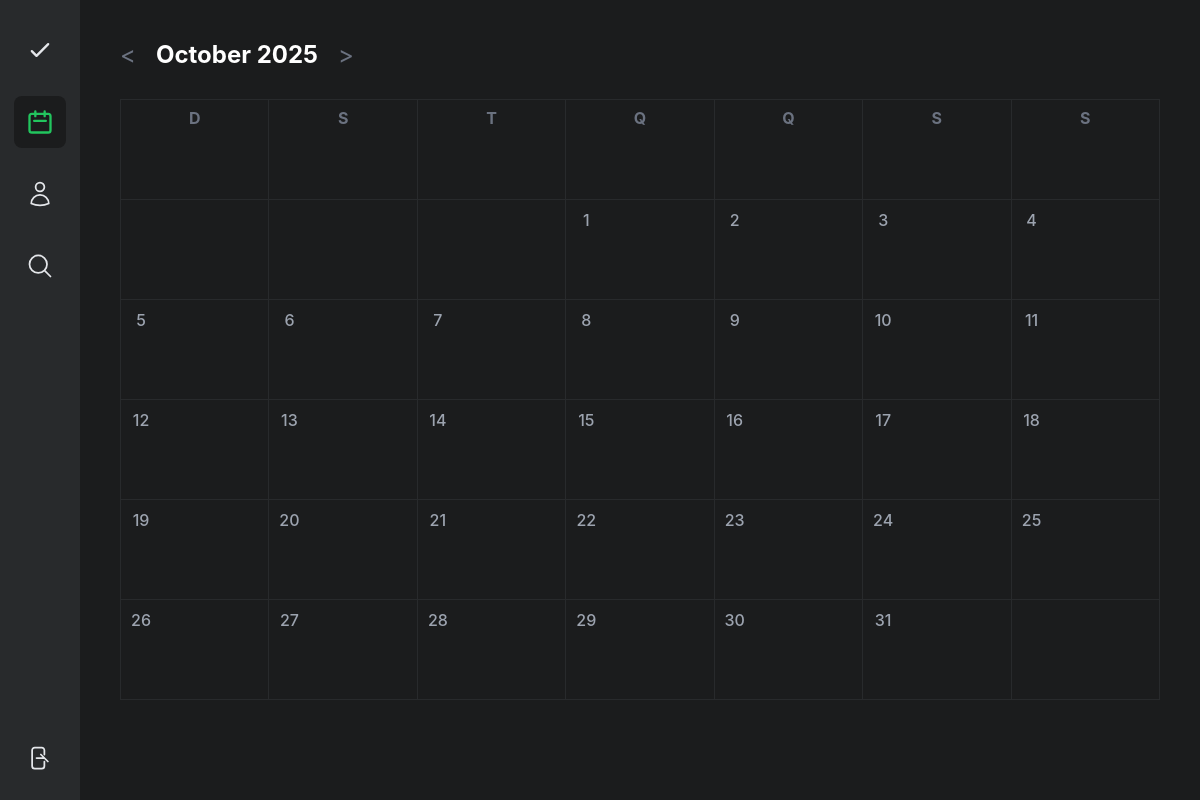
/calendario.php?mes=10&ano=2025 (signed in), run on an earlier commit of the app's database.
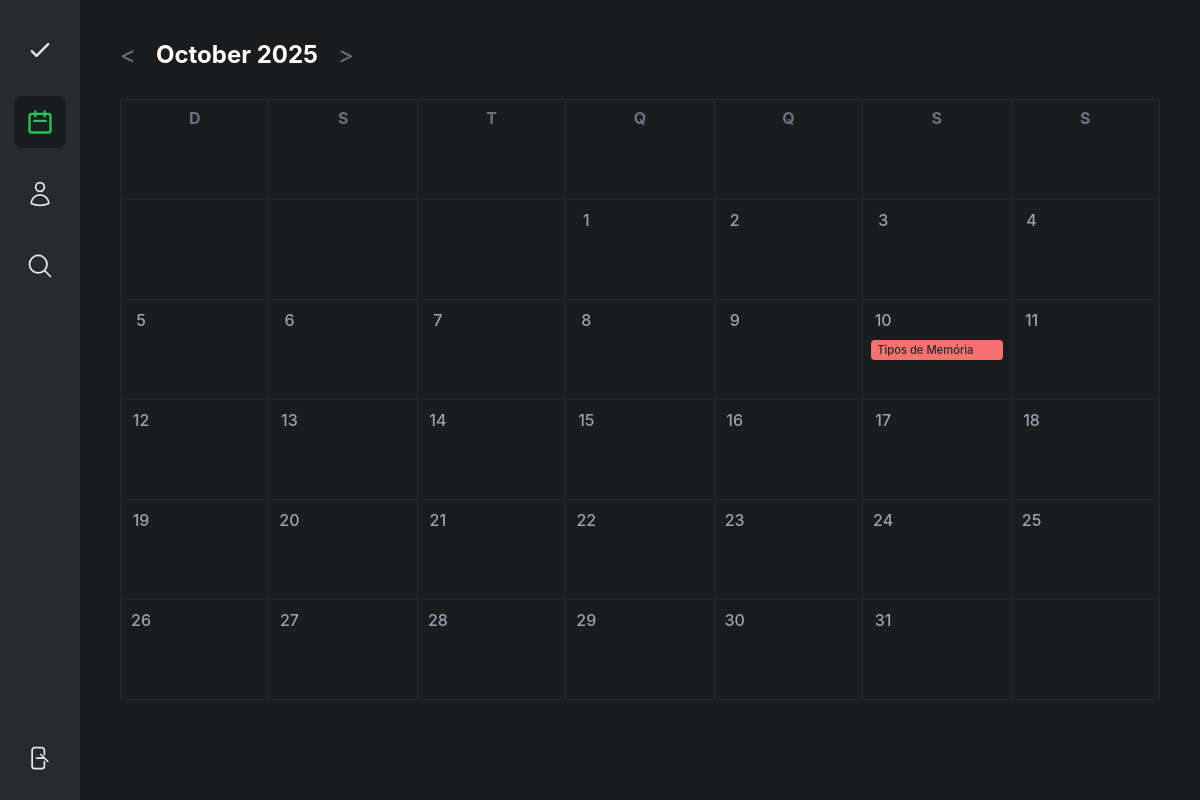
And on a later commit of the database.
### tables this page shows
CREATE TABLE `revisoes` (
  `id` int(11) NOT NULL,
  `assunto_id` int(11) NOT NULL,
  `dia_revisao` int(11) NOT NULL,
  `data_revisao` date NOT NULL,
  `feita` tinyint(1) DEFAULT 0
);

CREATE TABLE `assuntos` (
  `id` int(11) NOT NULL,
  `user_id` int(11) NOT NULL,
  `titulo` varchar(200) NOT NULL,
  `descricao` text DEFAULT NULL,
  `criado_em` date NOT NULL DEFAULT curdate(),
  `tags` varchar(255) DEFAULT NULL
);

### calendario.php (the view, shortened to what the changed rows need)
<?php
require 'config.php';
$usuario_id = $_SESSION['user_id'];
$mes = isset($_GET['mes']) ? (int)$_GET['mes'] : date('n');
$ano = isset($_GET['ano']) ? (int)$_GET['ano'] : date('Y');
$primeiro_dia_timestamp = mktime(0, 0, 0, $mes, 1, $ano);
$dias_no_mes = date('t', $primeiro_dia_timestamp);
$dia_semana_comeca = date('w', $primeiro_dia_timestamp);
$nome_mes = strftime('%B', $primeiro_dia_timestamp);
$hoje = date('Y-m-d');
$sql_revisoes = "SELECT r.data_revisao, r.feita, a.titulo, t.nome as tag_nome
                 FROM revisoes r
                 JOIN assuntos a ON r.assunto_id = a.id
                 LEFT JOIN assunto_tag at ON a.id = at.assunto_id
                 LEFT JOIN tags t ON at.tag_id = t.id
                 WHERE a.user_id = ? AND MONTH(r.data_revisao) = ? AND YEAR(r.data_revisao) = ?";
$stmt = $pdo->prepare($sql_revisoes);
$stmt->execute([$usuario_id, $mes, $ano]);
$revisoes_do_mes = $stmt->fetchAll();
$eventos_por_dia = [];
foreach ($revisoes_do_mes as $revisao) {
    $dia = date('j', strtotime($revisao['data_revisao']));
    $eventos_por_dia[$dia][] = $revisao;
}
$sql_materias = "SELECT DISTINCT t.nome FROM tags t JOIN assunto_tag at ON t.id = at.tag_id JOIN assuntos a ON at.assunto_id = a.id WHERE a.user_id = ? ORDER BY t.nome ASC";
$stmt_materias = $pdo->prepare($sql_materias);
$stmt_materias->execute([$usuario_id]);
$materias = $stmt_materias->fetchAll(PDO::FETCH_COLUMN);
$cores_disponiveis = ['#FBBF24', '#60A5FA', '#F87171', '#4ADE80', '#818CF8', '#A78BFA'];
$cores_materias = [];
foreach($materias as $i => $materia){
    $cores_materias[$materia] = $cores_disponiveis[$i % count($cores_disponiveis)];
}
?>
<!DOCTYPE html>
<html lang="pt-br">
<head>
</head>
<body>
    <div class="main-grid">
        <main class="calendar-container">
            <header class="calendar-header">
                <h1><?= htmlspecialchars(ucfirst($nome_mes)) . ' ' . $ano ?></h1>
            </header>
            <div class="calendar-grid">
                <div class="weekday">D</div><div class="weekday">S</div><div class="weekday">T</div><div class="weekday">Q</div><div class="weekday">Q</div><div class="weekday">S</div><div class="weekday">S</div>
                <?php
                for ($i = 0; $i < $dia_semana_comeca; $i++) { echo '<div></div>'; }
                for ($dia = 1; $dia <= $dias_no_mes; $dia++) {
                    $classes_celula = 'day-cell';
                    echo '<div class="' . $classes_celula . '">';
                    echo '<span class="day-number">' . $dia . '</span>';
                    if (isset($eventos_por_dia[$dia])) {
                        foreach ($eventos_por_dia[$dia] as $evento) {
                            $cor_fundo = '#555';
                            $cor_texto = 'var(--bg-darkest)';
                            $estilo_extra = '';
                            if ($evento['feita'] == 1 || ($evento['data_revisao'] < $hoje && $evento['feita'] == 0)) {
                                $cor_fundo = '#000000';
                                $cor_texto = '#FFFFFF';
                                $estilo_extra = 'border: 1px solid #FFFFFF; text-decoration: line-through;';
                            } else {
                                $cor_fundo = isset($evento['tag_nome']) ? ($cores_materias[$evento['tag_nome']] ?? '#555') : '#555';
                            }
                            echo '<div class="event-pill" style="background-color:' . $cor_fundo . '; color:' . $cor_texto . ';' . $estilo_extra . '" title="' . htmlspecialchars($evento['titulo']) . '">'
                                 . htmlspecialchars($evento['titulo'])
                                 . '</div>';
                        }
                    }
                    echo '</div>';
                }
                $total_celulas = $dia_semana_comeca + $dias_no_mes;
                $celulas_finais = (7 - ($total_celulas % 7)) % 7;
                for ($i = 0; $i < $celulas_finais; $i++) { echo '<div></div>'; }
                ?>
            </div>
        </main>
    </div>
</body>
</html>

What changed in the data, as far as the page shows it:
added revisoes: assunto.titulo "Tipos de Memória"
